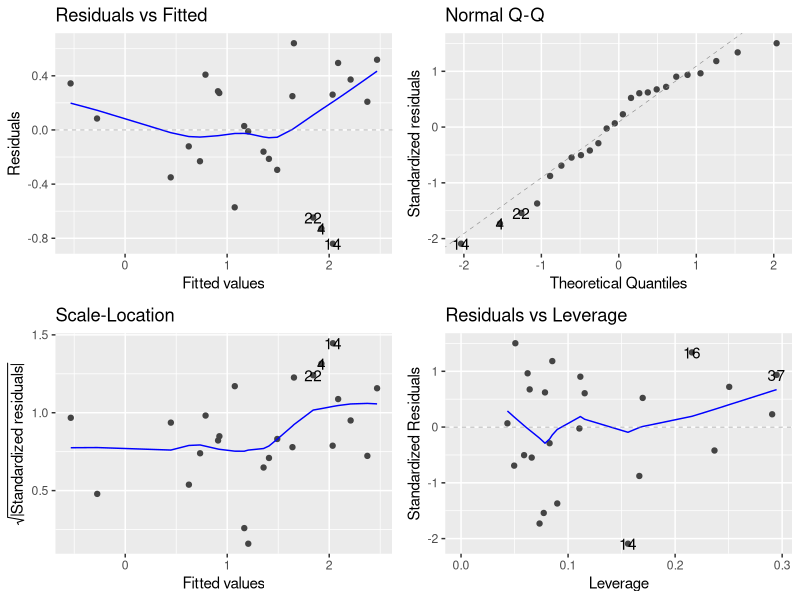
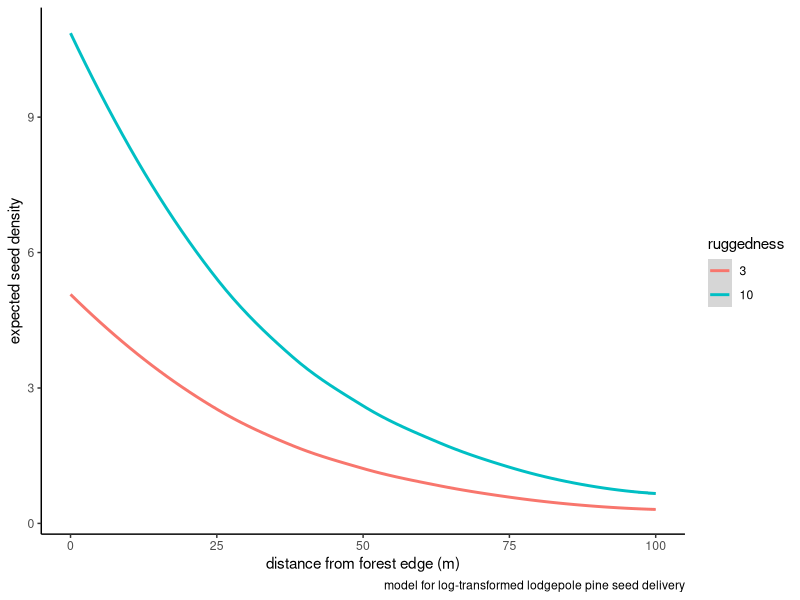

Write the R code that produced these figures, in order.
## Question: How does terrain ruggedness affect lodgepole pine seed delivery 
## density at increasing distances from a live forest edge?
## 
## Goal: Make a binomial model to predict lodgepole pine seed delivery frequency
## up to 100-m from a forest edge based on terrain ruggedness. 

library(tidyverse)
library(car)
library(ggfortify)

#reading in data frame
seed.dist.nsl<- read.csv("Data/seed.dist.nsl_siteinfo.csv", header=TRUE)

## Subsetting data to only include traps that successfully collected seeds. The
## 0s that are being excluded here are accounted for in the binomial frequency 
## model
seed.dist.nozeros.pico<- subset(seed.dist.nsl, seeds.m2.pico>0)

## making model
lognorm.seeddensity.pico <- lm(log(seeds.m2.pico) ~ dist.m + max.TRI.30, 
                              data = seed.dist.nozeros.pico)
summary(lognorm.seeddensity.pico)
# ruggedness and distance are significant predictors!

## Checking linear model assumptions
autoplot(lognorm.seeddensity.pico)
# no crazy deviations from normality
# some heteroscedasticity. 
ncvTest(lognorm.seeddensity.pico) 
# not a significant about of heteroscedasticity

## generating model predictions
dist.m<- rep(seq(0,100, 1),2) # want the model to give me predictions up to 100 
                              # m from forest edge
max.TRI.30 <- c(rep(3, 101), rep(10, 101)) # want predictions for a "low" TRI 
                                           # and a "high" TRI
mod.prediction.log <- predict(lognorm.seeddensity.pico, newdata = 
                                data.frame(dist.m, max.TRI.30), type = "response")
mod.prediction <- exp(mod.prediction.log)

## making new data frame for the model predictions
prediction.data <- data.frame(dist.m, max.TRI.30, mod.prediction)

## plotting model predictions for delivery density for high and low TRI
ggplot(prediction.data, aes(x= dist.m, y= mod.prediction))+
  geom_smooth(aes(color= factor(max.TRI.30)))+
  labs(caption= "model for log-transformed lodgepole pine seed delivery", 
       x = "distance from forest edge (m)", 
       y = "expected seed density", 
       color = "ruggedness")+
  theme_classic()
#ggsave("Output/lognorm.seeddensity.pico.svg")
